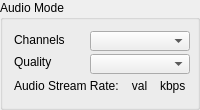
                <widget class="QGroupBox" name="gbAudioMode">
                 <property name="sizePolicy">
                  <sizepolicy hsizetype="Fixed" vsizetype="Fixed">
                   <horstretch>0</horstretch>
                   <verstretch>0</verstretch>
                  </sizepolicy>
                 </property>
                 <property name="minimumSize">
                  <size>
                   <width>200</width>
                   <height>110</height>
                  </size>
                 </property>
                 <property name="maximumSize">
                  <size>
                   <width>200</width>
                   <height>110</height>
                  </size>
                 </property>
                 <property name="title">
                  <string>Audio Mode</string>
                 </property>
                 <layout class="QHBoxLayout" name="horizontalLayout_12">
                  <item>
                   <layout class="QVBoxLayout" name="verticalLayout_4">
                    <item>
                     <layout class="QGridLayout" name="gridLayoutAudioMode">
                      <item row="0" column="0">
                       <widget class="QLabel" name="lblAudioChannels">
                        <property name="sizePolicy">
                         <sizepolicy hsizetype="Minimum" vsizetype="Preferred">
                          <horstretch>0</horstretch>
                          <verstretch>0</verstretch>
                         </sizepolicy>
                        </property>
                        <property name="minimumSize">
                         <size>
                          <width>70</width>
                          <height>0</height>
                         </size>
                        </property>
                        <property name="maximumSize">
                         <size>
                          <width>16777215</width>
                          <height>25</height>
                         </size>
                        </property>
                        <property name="text">
                         <string>Channels</string>
                        </property>
                        <property name="textFormat">
                         <enum>Qt::PlainText</enum>
                        </property>
                       </widget>
                      </item>
                      <item row="1" column="0">
                       <widget class="QLabel" name="lblAudioQuality">
                        <property name="sizePolicy">
                         <sizepolicy hsizetype="Minimum" vsizetype="Preferred">
                          <horstretch>0</horstretch>
                          <verstretch>0</verstretch>
                         </sizepolicy>
                        </property>
                        <property name="minimumSize">
                         <size>
                          <width>70</width>
                          <height>0</height>
                         </size>
                        </property>
                        <property name="maximumSize">
                         <size>
                          <width>16777215</width>
                          <height>25</height>
                         </size>
                        </property>
                        <property name="text">
                         <string>Quality</string>
                        </property>
                       </widget>
                      </item>
                      <item row="0" column="1">
                       <widget class="QComboBox" name="cbxAudioChannels">
                        <property name="sizePolicy">
                         <sizepolicy hsizetype="Minimum" vsizetype="Preferred">
                          <horstretch>0</horstretch>
                          <verstretch>0</verstretch>
                         </sizepolicy>
                        </property>
                        <property name="minimumSize">
                         <size>
                          <width>100</width>
                          <height>20</height>
                         </size>
                        </property>
                        <property name="maximumSize">
                         <size>
                          <width>16777215</width>
                          <height>20</height>
                         </size>
                        </property>
                       </widget>
                      </item>
                      <item row="1" column="1">
                       <widget class="QComboBox" name="cbxAudioQuality">
                        <property name="sizePolicy">
                         <sizepolicy hsizetype="Minimum" vsizetype="Preferred">
                          <horstretch>0</horstretch>
                          <verstretch>0</verstretch>
                         </sizepolicy>
                        </property>
                        <property name="minimumSize">
                         <size>
                          <width>100</width>
                          <height>20</height>
                         </size>
                        </property>
                        <property name="maximumSize">
                         <size>
                          <width>16777215</width>
                          <height>20</height>
                         </size>
                        </property>
                       </widget>
                      </item>
                     </layout>
                    </item>
                    <item>
                     <layout class="QHBoxLayout" name="horizontalLayout_19">
                      <item>
                       <widget class="QLabel" name="lblAudioStreamRate">
                        <property name="sizePolicy">
                         <sizepolicy hsizetype="Preferred" vsizetype="Preferred">
                          <horstretch>0</horstretch>
                          <verstretch>0</verstretch>
                         </sizepolicy>
                        </property>
                        <property name="minimumSize">
                         <size>
                          <width>70</width>
                          <height>20</height>
                         </size>
                        </property>
                        <property name="maximumSize">
                         <size>
                          <width>16777215</width>
                          <height>25</height>
                         </size>
                        </property>
                        <property name="text">
                         <string>Audio Stream Rate:</string>
                        </property>
                       </widget>
                      </item>
                      <item>
                       <widget class="QLabel" name="lblUpstreamValue">
                        <property name="maximumSize">
                         <size>
                          <width>16777215</width>
                          <height>20</height>
                         </size>
                        </property>
                        <property name="text">
                         <string>val</string>
                        </property>
                        <property name="alignment">
                         <set>Qt::AlignCenter</set>
                        </property>
                        <property name="margin">
                         <number>2</number>
                        </property>
                       </widget>
                      </item>
                      <item>
                       <widget class="QLabel" name="lblUpstreamUnit">
                        <property name="sizePolicy">
                         <sizepolicy hsizetype="Fixed" vsizetype="Preferred">
                          <horstretch>0</horstretch>
                          <verstretch>0</verstretch>
                         </sizepolicy>
                        </property>
                        <property name="maximumSize">
                         <size>
                          <width>16777215</width>
                          <height>20</height>
                         </size>
                        </property>
                        <property name="text">
                         <string>kbps</string>
                        </property>
                        <property name="alignment">
                         <set>Qt::AlignLeading|Qt::AlignLeft|Qt::AlignVCenter</set>
                        </property>
                       </widget>
                      </item>
                     </layout>
                    </item>
                   </layout>
                  </item>
                 </layout>
                </widget>
